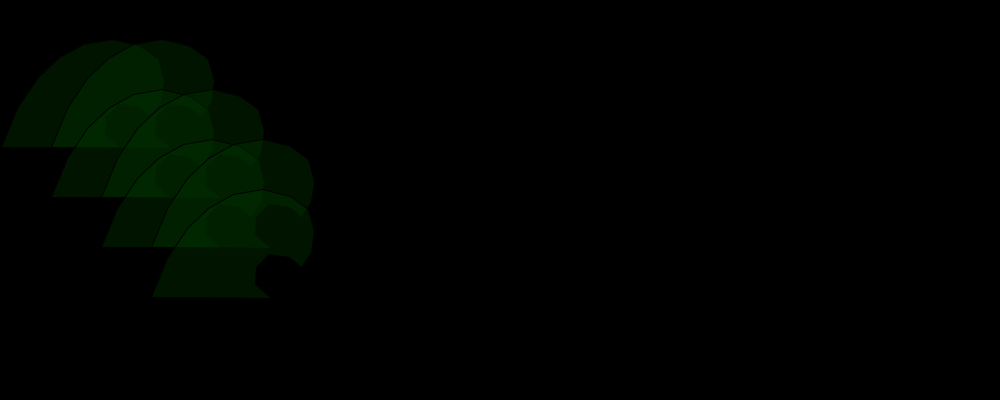
Frame 1 (no input)
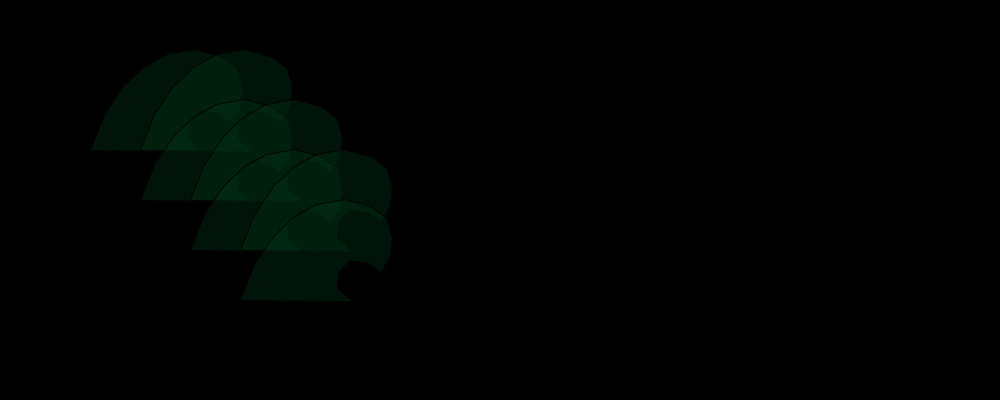
Frame 60 (the mouse pressed at the canvas centre just before this capture)
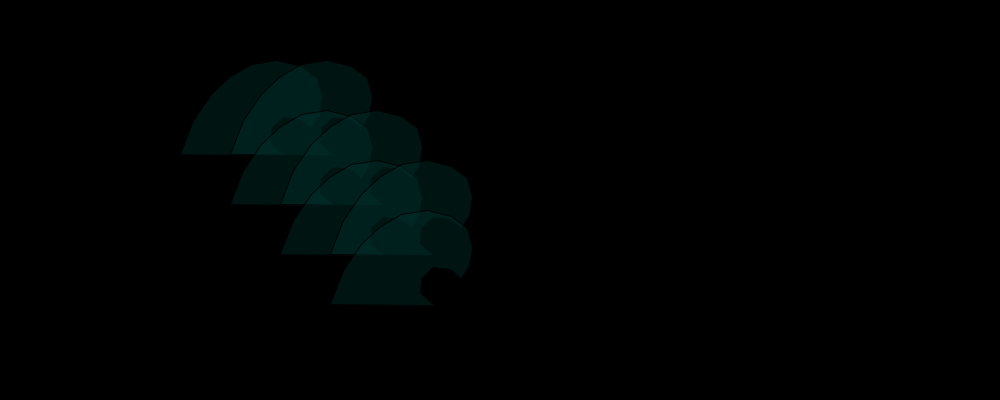
Frame 120 (the mouse held since frame 60 and released just before this capture)

The Processing sketch that drew these frames (run headless with seeded random() and noise(); from frame 60 on, the mouse is pressed at the canvas centre):

// Processing sketch: processing_139565
// ── processing_139565.pde

//Naomi Rauch
//CS 118
//March 11, 2014
//Making Functions Using Previously submitted waves drawing

float speed = 1.5;//determines speed of wave across screen by changing x coord

float i = 0;//X coordinate

void setup() {
size(1000, 400);
background(255); 
noStroke();
smooth();

}

void draw () {
      background(0);
   
      i += speed;
    
      float scale = map(i,0,width,1,0.3);
      float y = map(i,0,width,0,147);
      float t = map(i,0,width,0,255);
      wave(i,y,scale,t);
      wave(i+50,y,scale,t);
      wave(i+50,y+50,scale,t);
      wave(i+100,y+50,scale,t);
      wave(i+100,y+100,scale,t);
      wave(i+150,y+100,scale,t);
      wave(i+150,y+150,scale,t);
      }

      

      
void wave (float x, float y, float s, float t) {
          
          pushMatrix();
          translate(x,y);
          scale(s);
          fill(0,50,t,100);
          stroke(1);
          beginShape();
          vertex(0,147);
          vertex(16,108);
          vertex(36,78);
          vertex(57,58);
          vertex(82,44);
          vertex(111,39);
          vertex(139,46);
          vertex(157,59);
          vertex(163,81);
          vertex(160,102);
          vertex(150,117);
          vertex(138,107);
          vertex(118,104);
          vertex(105,117);
          vertex(104,134);
          vertex(120,148);
          endShape(CLOSE);
          noStroke();
          popMatrix();
      }

  
